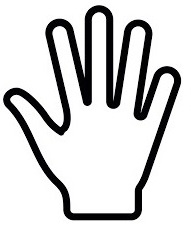
#> input picture handExample.jpeg, 191 x 226 px, given in place of the camera
$ python fingerCounter.py
#> lines starting #> are read from the running program, lines starting #| are printed output that depends on the picture; after the words box and inside, x2 and y2 are one past the last pixel; in counts of white or black regions, pixels touching at a corner belong together
import cv2
import numpy as np


cap = cv2.VideoCapture(0)  # '0' for webcam
while cap.isOpened():
    _, img = cap.read()
#> img is the input picture: shape (226, 191, 3); mean B, G, R 209.9, 209.6, 209.6
    try:
        cv2.rectangle(img, (50, 170), (220, 340), (0, 255, 0), 0)
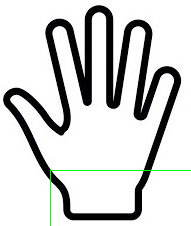
#> img: shape (226, 191, 3); 0.45% of pixels changed, all inside (x1, y1, x2, y2) = (50, 170, 191, 226)
        crop_img = img[171:339, 51:219]
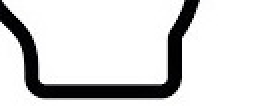
#> crop_img: shape (55, 140, 3) (shown 2 times larger); mean B, G, R 218.2, 218, 218
        grey = cv2.cvtColor(crop_img, cv2.COLOR_BGR2GRAY)

        # applying gaussian blur
        blurred = cv2.GaussianBlur(grey, (5, 5), cv2.BORDER_DEFAULT)
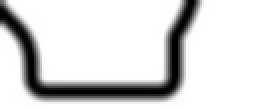
#> blurred: shape (55, 140) (shown 2 times larger); min 1, max 255, mean 218

        # thresholdin: Otsu's Binarization method
        _, thresh1 = cv2.threshold(blurred, 127, 255, cv2.THRESH_BINARY_INV + cv2.THRESH_OTSU)
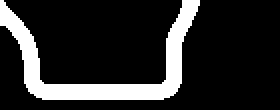
#> thresh1: shape (55, 140) (shown 2 times larger); 16.5% white; 1 white region

        # threshold = 80
        # canny_output = cv2.Canny(grey, threshold, threshold * 2)
        contours, hierarchy = cv2.findContours(thresh1, cv2.RETR_EXTERNAL, cv2.CHAIN_APPROX_SIMPLE)
#> contours = 1 contour; box (x1, y1, x2, y2) and area: (0, 0, 100, 50) 1114
        cntsMax = max(contours, key=lambda x: cv2.contourArea(x))
#> cntsMax = contour of 82 points, box (x1, y1, x2, y2) (0, 0, 100, 50), area 1114
        # largeContour = np.vstack([cntsMax[-1], cntsMax[-2]])
        cv2.drawContours(crop_img, cntsMax, -1, (255, 255, 0), 2)
        hull1 = cv2.convexHull(cntsMax)
#> hull1 = contour of 14 points, box (x1, y1, x2, y2) (0, 0, 100, 50), area 4288
        cv2.drawContours(crop_img, [hull1], -1, (0, 255, 255), 2)
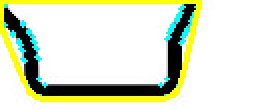
#> crop_img: shape (55, 140, 3) (shown 2 times larger); mean B, G, R 204.4, 226.8, 220.5
        areahull = cv2.contourArea(hull1)
#> areahull = 4288
        areacnt = cv2.contourArea(cntsMax)
#> areacnt = 1113.5
        arearatio = ((areahull - areacnt) / areacnt) * 100
#> arearatio = 285.1
        hull = cv2.convexHull(cntsMax, returnPoints=False)
#> hull = [48, 47, 31, 27, 26, 24, 22, 21, 19, 17, 16, 12, 1, 0]
        defects = cv2.convexityDefects(cntsMax, hull)
#> defects = [[48, 0, 65, 10752], [1, 12, 7, 1387], [12, 16, 13, 114], [17, 19, 18, 142], [19, 21, 20, 162], [22, 24, 23, 162], [24, 26, 25, 114], [27, 31, 28, 114], [31, 47, 32, 1151]]
        if defects is not None:
            cnt = 0
            for i in range(defects.shape[0]):  # calculate the angle
                s, e, f, d = defects[i][0]
                start = tuple(cntsMax[s][0])
                end = tuple(cntsMax[e][0])
                far = tuple(cntsMax[f][0])
                a = np.sqrt((end[0] - start[0]) ** 2 + (end[1] - start[1]) ** 2)
                b = np.sqrt((far[0] - start[0]) ** 2 + (far[1] - start[1]) ** 2)
                c = np.sqrt((end[0] - far[0]) ** 2 + (end[1] - far[1]) ** 2)
                angle = np.arccos((b ** 2 + c ** 2 - a ** 2) / (2 * b * c))  # cosine theorem
                if angle <= np.pi / 2:  # angle less than 90 degree, treat as fingers
                    cnt += 1
                    cv2.circle(crop_img, far, 4, [0, 0, 255], -1)
#> this loop made 9 passes
#> (s, e, f, d, start, end, far, a) on passes 1 to 9: (48, 0, 65, 10752, (99, 0), (0, 0), (80, 42), 99), (1, 12, 7, 1387, (0, 12), (12, 41), (10, 22), 31.38), (12, 16, 13, 114, (12, 41), (14, 45), (13, 42), 4.47), (17, 19, 18, 142, (15, 46), (18, 48), (16, 46), 3.61), (19, 21, 20, 162, (18, 48), (21, 49), (20, 48), 3.16), (22, 24, 23, 162, (81, 49), (84, 48), (82, 48), 3.16), (24, 26, 25, 114, (84, 48), (86, 47), (85, 47), 2.24), (27, 31, 28, 114, (88, 45), (90, 41), (88, 44), 4.47), (31, 47, 32, 1151, (90, 41), (99, 2), (90, 21), 40.02)
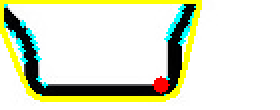
#> crop_img: shape (55, 140, 3) (shown 2 times larger); 0.64% of pixels changed, all inside (x1, y1, x2, y2) = (76, 38, 85, 47)
#> after the loop, cnt = 1
            if cnt > 0:
                cnt = cnt + 1
#> cnt = 2
            if cnt == 0 and arearatio >= 12:
                cnt = cnt + 1
            cv2.putText(img, str(cnt), (0, 50), cv2.FONT_HERSHEY_SIMPLEX, 1, (255, 0, 0), 2, cv2.LINE_AA)
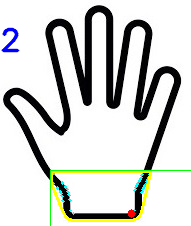
#> img: shape (226, 191, 3); 2.72% of pixels changed, all inside (x1, y1, x2, y2) = (1, 27, 152, 222)

        cv2.namedWindow('image', cv2.WINDOW_NORMAL)
        cv2.imshow('image', img)
    except:
        pass
    if cv2.waitKey(1) & 0xFF == ord('q'):
#> (key q is pressed here)
        break
cap.release()
cv2.destroyAllWindows()

$ run again, on Full_hand.jpeg
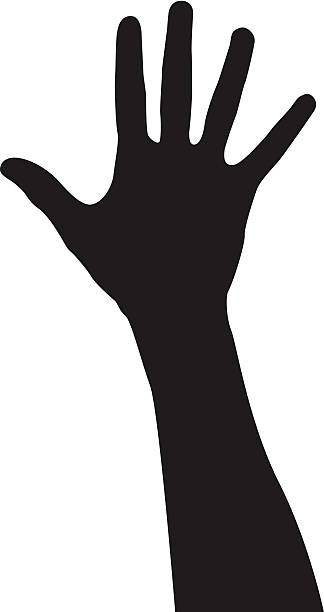
#> input picture Full_hand.jpeg, 324 x 612 px, given in place of the camera
#> img is the input picture: shape (612, 324, 3); mean B, G, R 169.2, 168.5, 170.6
#> thresh1: shape (168, 168); 76.8% white; 2 black regions
#> contours = 1 contour; box (x1, y1, x2, y2) and area: (0, 0, 168, 168) 21372
#> cntsMax = contour of 96 points, box (x1, y1, x2, y2) (0, 0, 168, 168), area 21372
#> hull1 = [[167, 0], [167, 167], [83, 167], [17, 78], [0, 53], [0, 4], [63, 0]]
#> areahull = 23100.5
#> areacnt = 21372.5
#> arearatio = 8.09
#> hull = [95, 94, 93, 51, 32, 31, 0]
#> defects = [[0, 31, 20, 8090], [32, 51, 34, 415], [51, 93, 70, 1841]]
#> the loop `for i in range(defects.shape[0]):` made 3 passes
#> (s, e, f, d, start, end, far, a) on passes 1 to 3: (0, 31, 20, 8090, (63, 0), (0, 4), (42, 33), 63.13), (32, 51, 34, 415, (0, 53), (17, 78), (4, 56), 30.23), (51, 93, 70, 1841, (17, 78), (83, 167), (66, 132), 110.8)
#> after the loop `for i in range(defects.shape[0]):`:
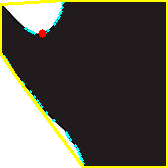
#> crop_img: shape (168, 168, 3); mean B, G, R 76.3, 88, 90.5
#> after the loop `for i in range(defects.shape[0]):`: cnt = 1
#> `cnt = cnt + 1`: cnt = 2
#> `cv2.putText(img, str(cnt), (0, 50), cv2.FONT_HERSHEY_SIMPLEX, 1, (255,..`:
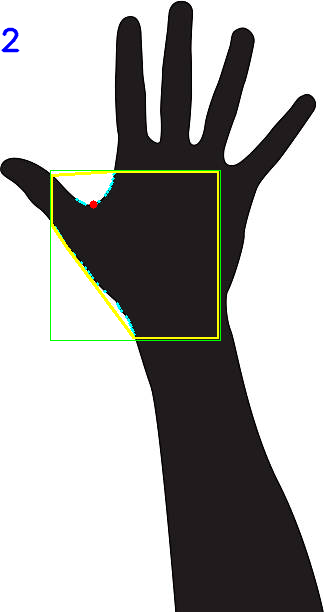
#> img: shape (612, 324, 3); mean B, G, R 168.1, 169.9, 170.8
